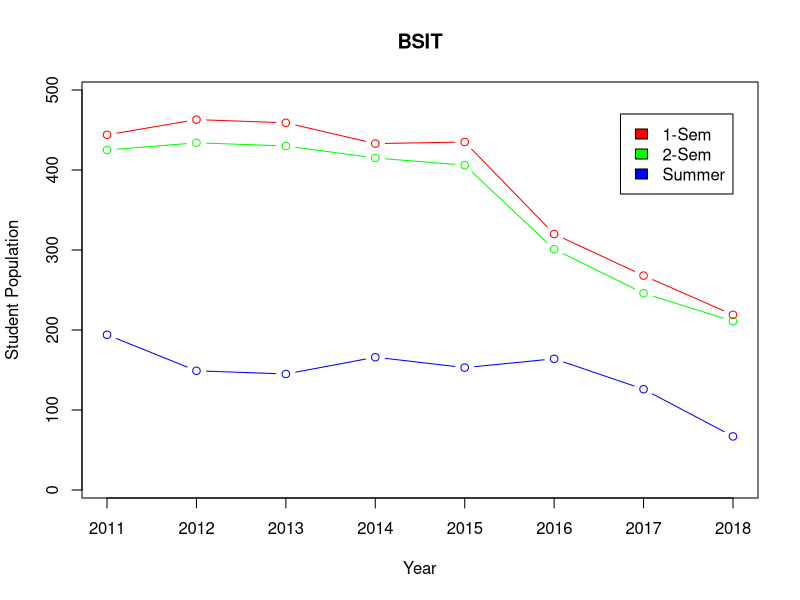

Reproduce this figure in R.
#use the following libraries
library(tidyr)
library(dplyr)

# change to match your csv file location
# change to match your csv file location
setwd('D:/MyWorks/Softwares/DataWranglingTest/source')

df <-  read.csv("univstat.csv")

gatherdata <- df%>%gather(term,n, X2011.1:X2018.3)
#View(gatherdata)


seperatedData <- gatherdata%>%separate(term, c("xyear", "sem"))



mutatedData <-seperatedData%>%mutate("year" = substring(xyear, first = 2))

semTransform <- spread(mutatedData, key = "sem", value = "n" )

semTransform %>% group_by(courses)
bsitData = semTransform %>% filter(courses == "BSIT")
abpsychoData = semTransform %>% filter(courses == "AB PSYCHO")
bsptData = semTransform %>% filter(courses == "BSPT")

#graph plot for BSIT
plot(bsitData$year, bsitData$`1`, type = "b", col="red", xlab = "Year", ylab = "Student Population",  yaxs="i", ylim = c(-10,510), main = "BSIT")
lines(bsitData$year, bsitData$`2`, type = "b", col="green")
lines(bsitData$year, bsitData$`3`, type = "b", col="blue")
legend(2018,470, legend = c("1-Sem", "2-Sem", "Summer"), fill = c(fill="red", fill="green", fill="blue"),  border = "black", xjust=1, yjust = 1)


#graph plot for AB PSYCHO
#plot(abpsychoData$year, abpsychoData$`1`, type = "b", col="red", xlab = "Year", ylab = "Student Population",  yaxs="i", ylim = c(-10,145) , main = "AB PSYCHO" )
#lines(abpsychoData$year, abpsychoData$`2`, type = "b", col="green")
#lines(abpsychoData$year, abpsychoData$`3`, type = "b", col="blue")
#legend(2018,130, legend = c("1-Sem", "2-Sem", "Summer"), fill = c(fill="red", fill="green", fill="blue"),  border = "black", xjust=1, yjust = 1)


#graph plot for BSPT
#plot(bsptData$year, bsptData$`1`, type = "b", col="red", xlab = "Year", ylab = "Student Population",  yaxs="i", ylim = c(-10,210) , main = "BSPT" )
#lines(bsptData$year, bsptData$`2`, type = "b", col="green")
#lines(bsptData$year, bsptData$`3`, type = "b", col="blue")
#legend(2018,190, legend = c("1-Sem", "2-Sem", "Summer"), fill = c(fill="red", fill="green", fill="blue"),  border = "black", xjust=1, yjust = 1)
